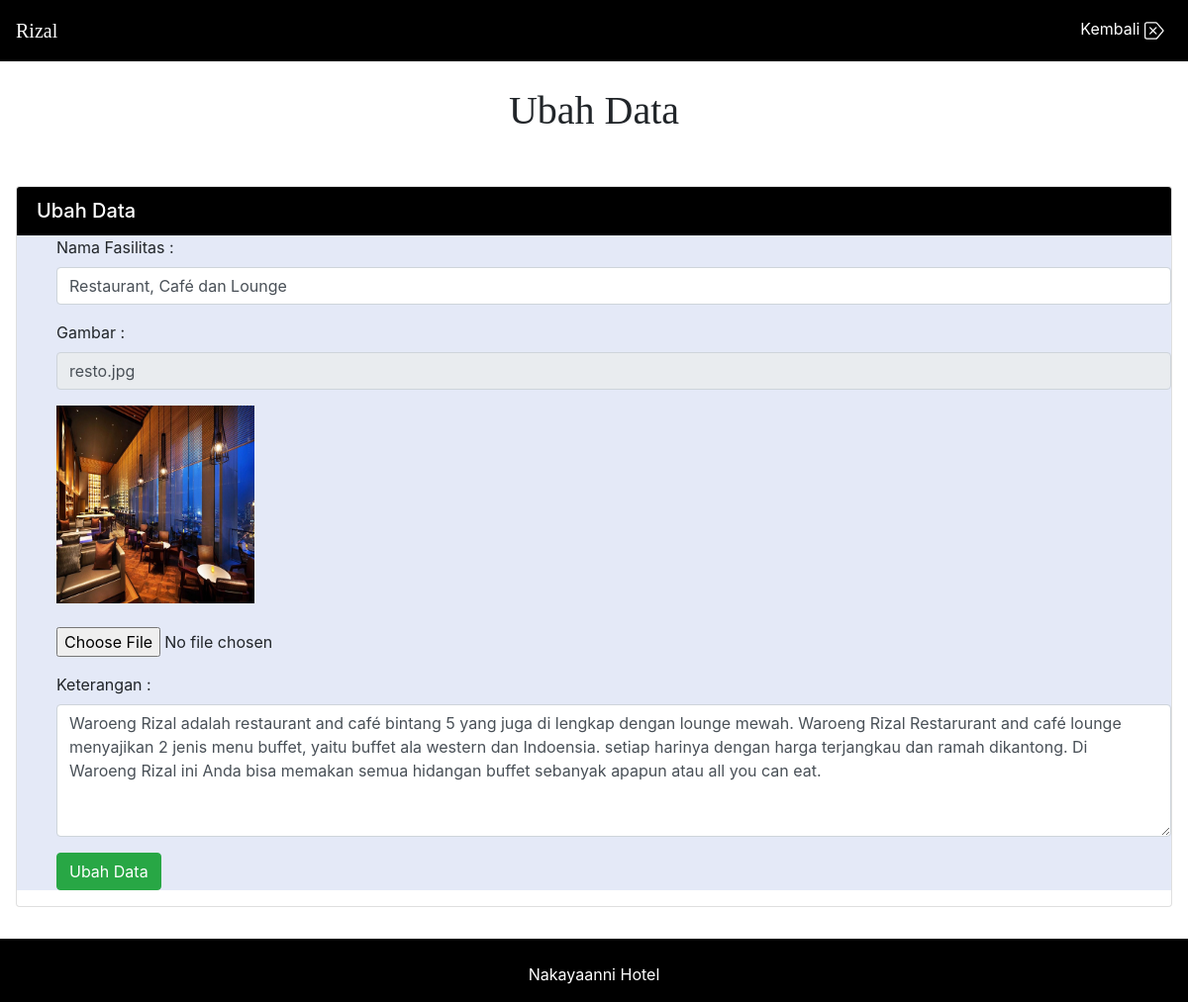
The app's page /admin/daftar/updatefasilitas.php?id=1 (signed in) with its own data.
### tables this page shows
CREATE TABLE `tb_fasilitas` (
  `id_fasilitas` int(2) NOT NULL,
  `nama_fasilitas` varchar(30) NOT NULL,
  `gambar_fasilitas` varchar(100) NOT NULL,
  `keterangan` varchar(500) NOT NULL
);

### admin/daftar/updatefasilitas.php (the view, shortened to what this page needs)
<?php
    include("../../connect.php");
    $id = $_GET["id"];
    $psn = "SELECT * FROM tb_fasilitas WHERE id_fasilitas = '$id'";
    $hdata = mysqli_query ($conn, $psn);
    while ($d= mysqli_fetch_array($hdata)){
?>
<!DOCTYPE html>
<html lang="en">
  	<head>
        <link rel="stylesheet" href="https://cdn.jsdelivr.net/npm/bootstrap@4.6.1/dist/css/bootstrap.min.css">
  	</head>
    <body>
        <nav class="navbar navbar-expand-lg fixed-top" style="background-color: #000000;">
            <a class="navbar-brand text-white" style = "font-family:times new roman;"><?php echo $_SESSION['nama'];?></a>
            <ul class="navbar-nav my-2 my-lg-0">
                <li class="nav-pills">
                    <a class="nav-link text-white" href="fasilitas.php">
                        Kembali
                    </a>
                </li>
            </ul>
        </nav>
        <div class="jumbotron jumbotron-fluid pb-1 bg-white">
            <div class="container text-center">
                <br>
                <h1 class="display-6" style="font-family:geneva;">Ubah Data</h1>
            </div>
        </div>
        <div>
			<main>
				<div class="container-fluid px-3 py-2">
                    <div class="card mb-4">
		                <div class="h5 card-header text-white" style="background-color: #000000;">
			                Ubah Data
	                    </div>
	                    <form action="editfasilitas.php" method="POST" enctype="multipart/form-data">
		                    <ul style="background-color: #E4E9F7;">
                                <div class="mb-3">
				                    <label for="nama_fasilitas">Nama Fasilitas : </label>
                                    <input type="" class="form-control" name="nama_fasilitas" id="nama_fasilitas" required value="<?php echo $d["nama_fasilitas"]; ?>">
		                        </div>
                                <div class="mb-3">
				                    <label for="gambar_fasilitas">Gambar : </label>
                                    <input type="" class="form-control" name="gambar_fasilitas" id="gambar_fasilitas" readonly value="<?php echo $d["gambar_fasilitas"]; ?>">
		                        </div>
                                <div class="mb-3">
                                    <img src="../../asset/<?php echo $d["gambar_fasilitas"]; ?>" style="width: 200px; height:200px;" alt="foto-informasi">
                                    <br>
                                    <br>
                                    <input type="file" name="gmbr" id="gmbr" class="form-control-file">
                                </div>
                                <div class="mb-3">
				                    <label for="keterangan">Keterangan : </label>
                                    <textarea type="text" class="form-control" rows="5" name="keterangan" id="keterangan" required ><?php echo $d["keterangan"]; ?></textarea>
		                        </div>
			                    <div class="mb-3">
				                    <button type="submit" class="btn btn-success" name="submit">Ubah Data</button>
			                    </div>
		                    </ul>
	                    </form>
                        <?php
                            }
                        ?>
                    </div>
                </div>
            </main>
        </div>
    </body>
    <footer>
        <div class="text-white" style="background-color: #000000;">
            <div class="container">
                <div class="row">
                    <div class="col text-center">
                        <br>
                        <p>Nakayaanni Hotel</p>
                    </div>
                </div>
            </div>
        </div>
    </footer>
</html>

### records on screen
tb_fasilitas: nama_fasilitas "Restaurant, Café dan Lounge", gambar_fasilitas "resto.jpg", gambar_fasilitas (picture), keterangan "Waroeng Rizal adalah restaurant and café bintang 5 yang juga di lengkap dengan lounge mewah. Waroeng Rizal Restarurant and café lounge menyajikan 2 jenis menu buffet, yaitu buffet ala western dan Indoensia. setiap harinya dengan harga terjangkau dan ramah dikantong. Di Waroeng Rizal ini Anda bisa memakan semua hidangan buffet sebanyak apapun atau all you can eat."
